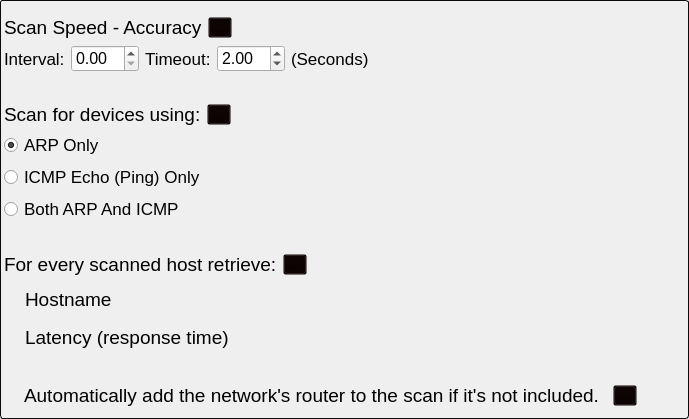
         <widget class="QFrame" name="frame">
          <property name="styleSheet">
           <string notr="true">QFrame {
	border-width: 1;
	border-radius: 3;
	border-style: solid;
	border-color: rgb(10, 10, 10)
}</string>
          </property>
          <property name="frameShape">
           <enum>QFrame::StyledPanel</enum>
          </property>
          <property name="frameShadow">
           <enum>QFrame::Raised</enum>
          </property>
          <layout class="QVBoxLayout" name="verticalLayout_11">
           <property name="leftMargin">
            <number>3</number>
           </property>
           <property name="topMargin">
            <number>15</number>
           </property>
           <item>
            <layout class="QHBoxLayout" name="horizontalLayout_9">
             <property name="bottomMargin">
              <number>0</number>
             </property>
             <item>
              <widget class="QLabel" name="label_10">
               <property name="font">
                <font>
                 <pointsize>14</pointsize>
                </font>
               </property>
               <property name="styleSheet">
                <string notr="true">border: none;</string>
               </property>
               <property name="text">
                <string>Scan Speed - Accuracy</string>
               </property>
              </widget>
             </item>
             <item>
              <widget class="QToolButton" name="scan_speed_acur_help_tb">
               <property name="styleSheet">
                <string notr="true">background-color: rgba(10, 0, 0, 0);</string>
               </property>
               <property name="text">
                <string>...</string>
               </property>
               <property name="icon">
                <iconset>
                 <normaloff>../../icons/help_icon.png</normaloff>../../icons/help_icon.png</iconset>
               </property>
               <property name="iconSize">
                <size>
                 <width>24</width>
                 <height>24</height>
                </size>
               </property>
              </widget>
             </item>
             <item>
              <spacer name="horizontalSpacer">
               <property name="orientation">
                <enum>Qt::Horizontal</enum>
               </property>
               <property name="sizeHint" stdset="0">
                <size>
                 <width>40</width>
                 <height>20</height>
                </size>
               </property>
              </spacer>
             </item>
            </layout>
           </item>
           <item>
            <layout class="QHBoxLayout" name="horizontalLayout_17">
             <property name="bottomMargin">
              <number>0</number>
             </property>
             <item>
              <widget class="QLabel" name="label_13">
               <property name="font">
                <font>
                 <pointsize>13</pointsize>
                </font>
               </property>
               <property name="styleSheet">
                <string notr="true">border: none;</string>
               </property>
               <property name="text">
                <string>Interval:</string>
               </property>
              </widget>
             </item>
             <item>
              <widget class="QDoubleSpinBox" name="interval_setting_spinbox">
               <property name="font">
                <font>
                 <pointsize>12</pointsize>
                </font>
               </property>
               <property name="wrapping">
                <bool>false</bool>
               </property>
               <property name="frame">
                <bool>true</bool>
               </property>
               <property name="readOnly">
                <bool>false</bool>
               </property>
               <property name="decimals">
                <number>2</number>
               </property>
               <property name="maximum">
                <double>60.000000000000000</double>
               </property>
               <property name="singleStep">
                <double>0.100000000000000</double>
               </property>
               <property name="value">
                <double>0.000000000000000</double>
               </property>
              </widget>
             </item>
             <item>
              <widget class="QLabel" name="label_14">
               <property name="font">
                <font>
                 <pointsize>13</pointsize>
                </font>
               </property>
               <property name="styleSheet">
                <string notr="true">border: none;</string>
               </property>
               <property name="text">
                <string>Timeout:</string>
               </property>
              </widget>
             </item>
             <item>
              <widget class="QDoubleSpinBox" name="timeout_setting_spinbox">
               <property name="font">
                <font>
                 <pointsize>12</pointsize>
                </font>
               </property>
               <property name="readOnly">
                <bool>false</bool>
               </property>
               <property name="decimals">
                <number>2</number>
               </property>
               <property name="minimum">
                <double>0.010000000000000</double>
               </property>
               <property name="maximum">
                <double>60.000000000000000</double>
               </property>
               <property name="singleStep">
                <double>0.100000000000000</double>
               </property>
               <property name="value">
                <double>2.000000000000000</double>
               </property>
              </widget>
             </item>
             <item>
              <widget class="QLabel" name="label_11">
               <property name="font">
                <font>
                 <pointsize>13</pointsize>
                </font>
               </property>
               <property name="styleSheet">
                <string notr="true">border: none;</string>
               </property>
               <property name="text">
                <string>(Seconds)</string>
               </property>
              </widget>
             </item>
             <item>
              <spacer name="horizontalSpacer_6">
               <property name="orientation">
                <enum>Qt::Horizontal</enum>
               </property>
               <property name="sizeHint" stdset="0">
                <size>
                 <width>40</width>
                 <height>20</height>
                </size>
               </property>
              </spacer>
             </item>
            </layout>
           </item>
           <item>
            <spacer name="verticalSpacer_10">
             <property name="orientation">
              <enum>Qt::Vertical</enum>
             </property>
             <property name="sizeType">
              <enum>QSizePolicy::Maximum</enum>
             </property>
             <property name="sizeHint" stdset="0">
              <size>
               <width>20</width>
               <height>25</height>
              </size>
             </property>
            </spacer>
           </item>
           <item>
            <layout class="QHBoxLayout" name="horizontalLayout_14">
             <property name="topMargin">
              <number>0</number>
             </property>
             <item>
              <widget class="QLabel" name="label_8">
               <property name="font">
                <font>
                 <pointsize>14</pointsize>
                </font>
               </property>
               <property name="styleSheet">
                <string notr="true">border: none;</string>
               </property>
               <property name="text">
                <string>Scan for devices using:</string>
               </property>
              </widget>
             </item>
             <item>
              <widget class="QToolButton" name="scan_method_setting_tb">
               <property name="styleSheet">
                <string notr="true">background-color: rgba(10, 0, 0, 0);</string>
               </property>
               <property name="text">
                <string>...</string>
               </property>
               <property name="icon">
                <iconset>
                 <normaloff>../../icons/help_icon.png</normaloff>../../icons/help_icon.png</iconset>
               </property>
               <property name="iconSize">
                <size>
                 <width>24</width>
                 <height>24</height>
                </size>
               </property>
              </widget>
             </item>
             <item>
              <spacer name="horizontalSpacer_5">
               <property name="orientation">
                <enum>Qt::Horizontal</enum>
               </property>
               <property name="sizeHint" stdset="0">
                <size>
                 <width>40</width>
                 <height>20</height>
                </size>
               </property>
              </spacer>
             </item>
            </layout>
           </item>
           <item>
            <widget class="QRadioButton" name="arp_scan_method_radio_button">
             <property name="font">
              <font>
               <pointsize>13</pointsize>
              </font>
             </property>
             <property name="styleSheet">
              <string notr="true"/>
             </property>
             <property name="text">
              <string>ARP Only</string>
             </property>
             <property name="checked">
              <bool>true</bool>
             </property>
            </widget>
           </item>
           <item>
            <widget class="QRadioButton" name="icmp_scan_method_radio_button">
             <property name="font">
              <font>
               <pointsize>13</pointsize>
              </font>
             </property>
             <property name="text">
              <string>ICMP Echo (Ping) Only</string>
             </property>
            </widget>
           </item>
           <item>
            <widget class="QRadioButton" name="both_scan_method_radio_button">
             <property name="font">
              <font>
               <pointsize>13</pointsize>
              </font>
             </property>
             <property name="text">
              <string>Both ARP And ICMP</string>
             </property>
            </widget>
           </item>
           <item>
            <spacer name="verticalSpacer_12">
             <property name="orientation">
              <enum>Qt::Vertical</enum>
             </property>
             <property name="sizeType">
              <enum>QSizePolicy::Maximum</enum>
             </property>
             <property name="sizeHint" stdset="0">
              <size>
               <width>20</width>
               <height>25</height>
              </size>
             </property>
            </spacer>
           </item>
           <item>
            <layout class="QHBoxLayout" name="horizontalLayout_13">
             <property name="topMargin">
              <number>0</number>
             </property>
             <item>
              <widget class="QLabel" name="scanned_host_info_settings_label">
               <property name="font">
                <font>
                 <family>MS Shell Dlg 2</family>
                 <pointsize>14</pointsize>
                 <weight>50</weight>
                 <bold>false</bold>
                </font>
               </property>
               <property name="styleSheet">
                <string notr="true">border:none;</string>
               </property>
               <property name="text">
                <string>For every scanned host retrieve:</string>
               </property>
              </widget>
             </item>
             <item>
              <widget class="QToolButton" name="scanned_host_info_setting_help_tb">
               <property name="styleSheet">
                <string notr="true">background-color: rgba(10, 0, 0, 0);</string>
               </property>
               <property name="text">
                <string>...</string>
               </property>
               <property name="icon">
                <iconset>
                 <normaloff>../../icons/help_icon.png</normaloff>../../icons/help_icon.png</iconset>
               </property>
               <property name="iconSize">
                <size>
                 <width>24</width>
                 <height>24</height>
                </size>
               </property>
              </widget>
             </item>
             <item>
              <spacer name="horizontalSpacer_2">
               <property name="orientation">
                <enum>Qt::Horizontal</enum>
               </property>
               <property name="sizeHint" stdset="0">
                <size>
                 <width>40</width>
                 <height>20</height>
                </size>
               </property>
              </spacer>
             </item>
            </layout>
           </item>
           <item>
            <widget class="QFrame" name="frame_4">
             <property name="styleSheet">
              <string notr="true">border: none;</string>
             </property>
             <property name="frameShape">
              <enum>QFrame::StyledPanel</enum>
             </property>
             <property name="frameShadow">
              <enum>QFrame::Raised</enum>
             </property>
             <layout class="QVBoxLayout" name="verticalLayout_14">
              <property name="spacing">
               <number>15</number>
              </property>
              <property name="leftMargin">
               <number>6</number>
              </property>
              <property name="topMargin">
               <number>6</number>
              </property>
              <item>
               <layout class="QHBoxLayout" name="horizontalLayout_18">
                <property name="bottomMargin">
                 <number>0</number>
                </property>
                <item>
                 <widget class="Switch" name="retrieve_hostname_setting_switch" native="true">
                  <property name="sizePolicy">
                   <sizepolicy hsizetype="Maximum" vsizetype="Maximum">
                    <horstretch>0</horstretch>
                    <verstretch>0</verstretch>
                   </sizepolicy>
                  </property>
                 </widget>
                </item>
                <item>
                 <widget class="QLabel" name="label_4">
                  <property name="sizePolicy">
                   <sizepolicy hsizetype="Minimum" vsizetype="Preferred">
                    <horstretch>0</horstretch>
                    <verstretch>0</verstretch>
                   </sizepolicy>
                  </property>
                  <property name="font">
                   <font>
                    <pointsize>14</pointsize>
                   </font>
                  </property>
                  <property name="text">
                   <string>Hostname</string>
                  </property>
                 </widget>
                </item>
               </layout>
              </item>
              <item>
               <layout class="QHBoxLayout" name="horizontalLayout_19">
                <property name="bottomMargin">
                 <number>0</number>
                </property>
                <item>
                 <widget class="Switch" name="retrieve_res_time_setting_switch" native="true">
                  <property name="sizePolicy">
                   <sizepolicy hsizetype="Maximum" vsizetype="Maximum">
                    <horstretch>0</horstretch>
                    <verstretch>0</verstretch>
                   </sizepolicy>
                  </property>
                 </widget>
                </item>
                <item>
                 <widget class="QLabel" name="label_5">
                  <property name="sizePolicy">
                   <sizepolicy hsizetype="Minimum" vsizetype="Preferred">
                    <horstretch>0</horstretch>
                    <verstretch>0</verstretch>
                   </sizepolicy>
                  </property>
                  <property name="font">
                   <font>
                    <pointsize>14</pointsize>
                   </font>
                  </property>
                  <property name="text">
                   <string>Latency (response time)</string>
                  </property>
                 </widget>
                </item>
               </layout>
              </item>
             </layout>
            </widget>
           </item>
           <item>
            <spacer name="verticalSpacer_11">
             <property name="orientation">
              <enum>Qt::Vertical</enum>
             </property>
             <property name="sizeType">
              <enum>QSizePolicy::Maximum</enum>
             </property>
             <property name="sizeHint" stdset="0">
              <size>
               <width>20</width>
               <height>20</height>
              </size>
             </property>
            </spacer>
           </item>
           <item>
            <layout class="QHBoxLayout" name="horizontalLayout_3">
             <property name="spacing">
              <number>14</number>
             </property>
             <property name="leftMargin">
              <number>6</number>
             </property>
             <item>
              <widget class="Switch" name="router_setting_switch" native="true">
               <property name="sizePolicy">
                <sizepolicy hsizetype="Maximum" vsizetype="Maximum">
                 <horstretch>0</horstretch>
                 <verstretch>0</verstretch>
                </sizepolicy>
               </property>
              </widget>
             </item>
             <item>
              <widget class="QLabel" name="label_7">
               <property name="sizePolicy">
                <sizepolicy hsizetype="Minimum" vsizetype="Preferred">
                 <horstretch>0</horstretch>
                 <verstretch>0</verstretch>
                </sizepolicy>
               </property>
               <property name="font">
                <font>
                 <pointsize>14</pointsize>
                </font>
               </property>
               <property name="styleSheet">
                <string notr="true">border: none;</string>
               </property>
               <property name="text">
                <string>Automatically add the network's router to the scan if it's not included.</string>
               </property>
              </widget>
             </item>
             <item>
              <widget class="QToolButton" name="router_setting_help_tb">
               <property name="styleSheet">
                <string notr="true">background-color: rgba(10, 0, 0, 0);</string>
               </property>
               <property name="text">
                <string>...</string>
               </property>
               <property name="icon">
                <iconset>
                 <normaloff>../../icons/help_icon.png</normaloff>../../icons/help_icon.png</iconset>
               </property>
               <property name="iconSize">
                <size>
                 <width>24</width>
                 <height>24</height>
                </size>
               </property>
              </widget>
             </item>
             <item>
              <spacer name="horizontalSpacer_4">
               <property name="orientation">
                <enum>Qt::Horizontal</enum>
               </property>
               <property name="sizeHint" stdset="0">
                <size>
                 <width>40</width>
                 <height>20</height>
                </size>
               </property>
              </spacer>
             </item>
            </layout>
           </item>
          </layout>
         </widget>
